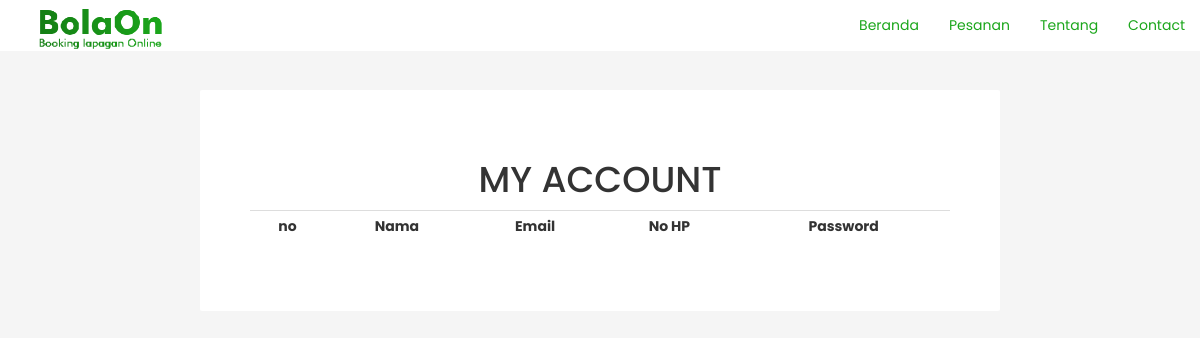
Page /user/User.php on the earlier database version.
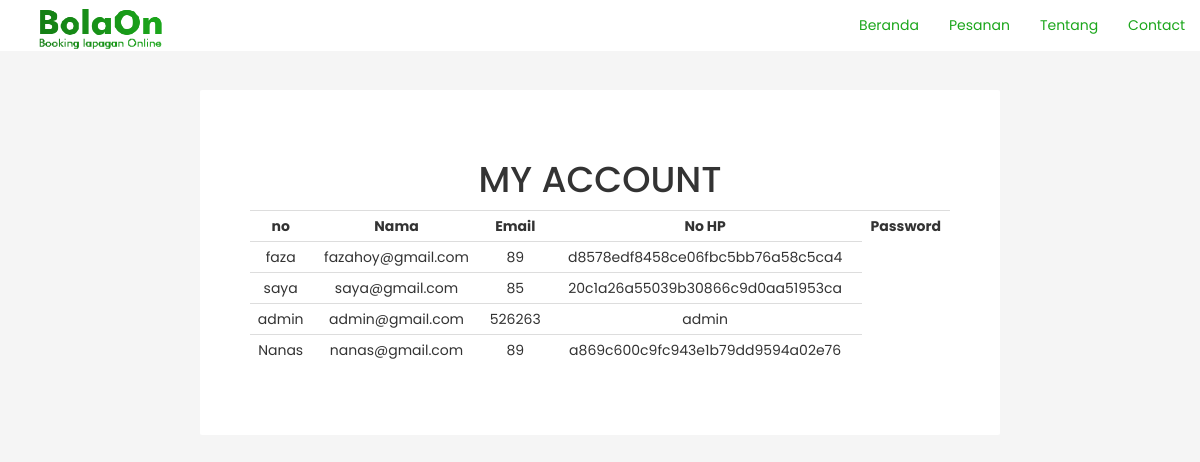
Same page on the later database version.
### tables this page shows
CREATE TABLE `user` (
  `id_user` int(11) NOT NULL,
  `nama` varchar(32) NOT NULL,
  `email` varchar(32) NOT NULL,
  `no_hp` int(11) NOT NULL,
  `pass` varchar(32) NOT NULL,
  `level` varchar(11) NOT NULL
);

### user/User.php (the view, shortened to what this page needs)
<!DOCTYPE html>
<html lang="en">
<head>
  <link rel="stylesheet" href="https://maxcdn.bootstrapcdn.com/bootstrap/3.3.7/css/bootstrap.min.css">
  <link rel="stylesheet" href="css/style.css">
</head>
<body class="body">
  <nav class="navbar nav-pills navbar-fixed-top">
    <div class="container-fluid">
      <div class="navbar-header">
        <a class="navbar-brand" href="#home">
          <img alt="Brand" src="img/logo.png">
        </a>
      </div>
      <div class="collapse navbar-collapse" id="bs-example-navbar-collapse-1">
        <ul class="nav navbar-nav navbar-right">
          <li><a href="#pesan">Beranda</a></li>
          <li><a href="#pesan">Pesanan</a></li>
          <li><a href="#tentang">Tentang</a></li>
          <li><a href="#kontak">Contact</a></li>
        </ul>
      </div>
    </div>
  </nav>
  <br>
  <br><div class="content">
   <h1><center> MY ACCOUNT </center></h1>
   <table class="table table-condensed" >
    <tr>
      <th><center> no </th>
        <th><center> Nama</th>
          <th><center> Email </th>
            <th><center> No HP </th>
              <th><center> Password</th>
              </tr>
              <?php
              include 'model/koneksi.php';
              $query = "SELECT * FROM user";
              $result = mysqli_query($link, $query);
       while($data = mysqli_fetch_assoc($result))
       {
        echo "<tr>";
        echo "<td><center>$data[nama]</td>";
        echo "<td><center>$data[email]</td>";
        echo "<td><center>$data[no_hp]</td>";
        echo "<td><center>$data[pass]</td>";
        echo "</tr>";
      }
      ?>
    </table>
  </body>
  </html>

### css/style.css (style rules this page uses)
* { font-family: 'Poppins', sans-serif; }
.navbar { padding-left: 2%; border-radius: -1%; box-sizing: border-box; background-color: #fff; }
.navbar a { color: #1BA61B; }
.navbar-brand { margin-top: -5%; }
.body { background-color: #F5F5F5; }
.content { width: 800px; border-radius: 2px; background-color: #fff; margin-left: auto; margin-right: auto; margin-top: 50px; padding: 50px; }

Differences in the rows shown:
added user: nama "faza", email "fazahoy@gmail.com", no_hp "89", pass "d8578edf8458ce06fbc5bb76a58c5ca4"
added user: nama "saya", email "saya@gmail.com", no_hp "85", pass "20c1a26a55039b30866c9d0aa51953ca"
added user: nama "admin", email "admin@gmail.com", no_hp "526263", pass "admin"
added user: nama "Nanas", email "nanas@gmail.com", no_hp "89", pass "a869c600c9fc943e1b79dd9594a02e76"
